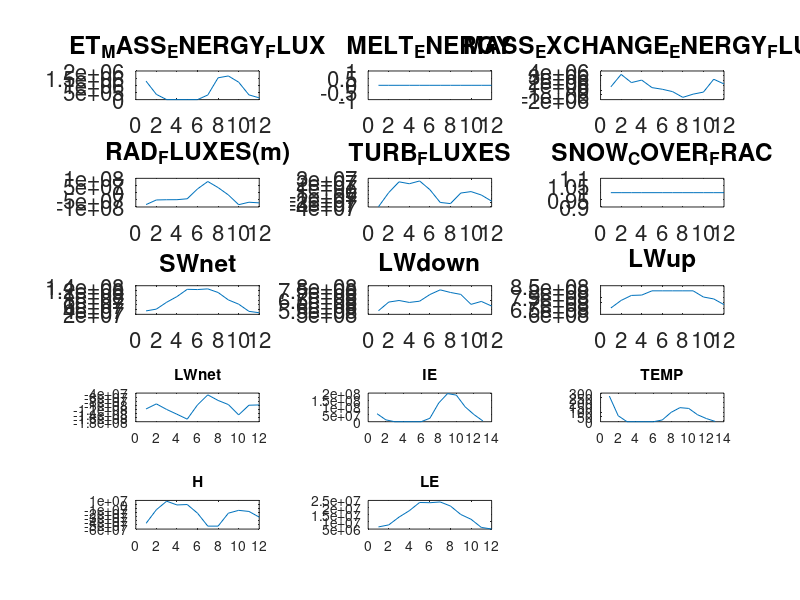

Here is the MATLAB script that generated this plot:
function TESTSCRIPT_SNOW_MODEL_TEST_DEC20

keyboard



PARS=parameter_constants;



%Snow precip (assuming liquid precip = 0)
%METDATAPRECsnow = [1,1,1,1,0,0,0,0,0,1,1,1]; %mm/day (liquid water equivalent)
METDATAPRECsnow = [3.50 6.50 2.80 3.70 0.90 0.30 0. 0. 1.40 1.40 4.60 2.50]; % unit mm/day liquid water equivalent, ERA5
% total precipitation = [3.50 6.70 3.30 4.20 1.40 2.0 0.90 0.90 3.70  1.80  4.90 2.50]% unit mm/day liquid water equivalent, ERA5
METDATAAIRtemp= [-5,-5,-5,-3,0,4,10,10,4,-2,-3,-5]; % celcius
deltat=365.25/12;
%Assume zero soil-snow flux

%SW MJ/m2/d
%./CARDAMOM_JPL/PYTHON/ERA5_API/ERA5_API_DOWNLOADER.py -o  ./DATA/ERA5/wyoming_snow_test.nc -v surface_solar_radiation_downwards  --year 2017  --month 01 02 03 04 05 06 07 08 09 10 11 12   --area 43 -111 44 -110    --monthly_average    --grid_size  1 1
METDATASWdown = [7.3381   11.5162   16.8397   21.9049   25.4404   28.4061   28.5217   24.6995   19.1908   12.8110    8.0631    5.7136];
%Lowngwave (MJ/m2/d)
METDATALWdown = [254, 266, 274, 286, 295, 335, 355, 360, 340, 326, 282, 254]*3600*24/1e6*1.02;
% LWdown =[22.3845   23.4420   24.1471   25.2046   25.9978   29.5229   31.2854   31.7261   29.9635   28.7297   24.8521   22.3845]
METDATALWup = [271, 283, 292, 305, 314, 357, 378, 383, 362, 347, 300, 271]*3600*24/1e6;
% LWup =[23.4144   24.4512   25.2288   26.3520   27.1296   30.8448   32.6592   33.0912   31.2768   29.9808   25.9200   23.4144]

% -------------------------
% downloaded from ERA5
%./CARDAMOM_JPL/PYTHON/ERA5_API/ERA5_API_DOWNLOADER.py -o ./RESEARCH/DATA/ERA5_API/wyoming_radiation_test.nc -v surface_net_solar_radiation surface_net_thermal_radiation surface_solar_radiation_downwards surface_thermal_radiation_downwards --year 2017 --month 01 02 03 04 05 06 07 08 09 10 11 12   --area 43.5 -110.5 43.5 -110.5 --monthly_average --grid_size 1 1

% unit covert from J/m2/day to MJ/m2/day  (/1e6)
 METDATASWdown = [7.5455    9.1782   15.4878   20.6763   27.3366   27.1438   27.7512   24.4484   17.6172   13.7335    7.1347    5.8443];
 METDATALWdown = [ 18.2143   21.2924   21.8513   21.1625   21.6022   23.9659   25.6225   24.7010   24.0173   20.4801   21.5173   19.8812];
 %netLWup  = LWup - LWdown
 %LWup = LWdown + netLWup
 %netLWup = [3.9281    3.0944    3.9953    4.7450    6.2141    5.6763    7.1693    7.3669    5.4266    4.9323    3.3277    3.2545];
 METDATALWnet=[3.9281    3.0944    3.9953    4.7450    6.2141    5.6763    7.1693    7.3669    5.4266    4.9323    3.3277    3.2545] ;
 METDATALWup = ( METDATALWnet +  METDATALWdown);

% in W/m2 /(3600*24)
% SWdown = [87.3325  106.2289  179.2574  239.3091  316.3962  314.1638  321.1939  282.9676  203.9033  158.9526   82.5774   67.6428];
% LWdown = [210.8138  246.4401  252.9088  244.9368  250.0251  277.3837  296.5569  285.8908  277.9777  237.0380  249.0425  230.1061];
% LWup = [45.4647   35.8150   46.2419   54.9189   71.9221   65.6975   82.9775   85.2654   62.8074   57.0869   38.5149   37.6683];
% ratio of netSW/SWdown = [0.6538    0.6533    0.6629    0.6566    0.6778  0.6924    0.8487    0.8718    0.8088    0.6811    0.6597    0.6552]

% snow variables
% snowcover=[99.9512   99.9512   99.9512   99.9512   99.9512   99.8947   11.3079     0   37.8159   94.7090   97.9974   99.9512]
% SWE=[0.2658    0.4133    0.5333    0.6217    0.6410    0.3495    0.0078     0    0.0105    0.0255    0.0953    0.1821]
% snowmelt=[0         0         0         0    0.0032    0.0173    0.0027         0    0.0008    0.0013         0         0]
 METDATAsnowsurft=[258.9934  265.2638  268.6025  268.8325  271.9822  273.0088  273.0925  273.1602  271.8199  267.3160  266.4712  262.0739];
METDATAskintemp=[259.4507  265.7600  269.7007  269.9660  274.7928  279.0397  286.2732  284.8947  278.5555  268.4642  266.9638  262.3272];
%-------------------------

% ET can be calculated offline
METDATAET = METDATASWdown * 0.01;%mm/day

%CONST.ant for now
%Changes in reality
%Shuang has snow albedo timeseries
CONST.albedo=0.85;

CONST.emissivity = 0.97;

%Aerodynamic resistance
fric_vel=0.1;
CONST.Hconductance= fric_vel/50;%m/s

CONST.air_density = 1;%kg/m3 %Function of ERA5 pressure/specific humidity/temperature
CONST.Cp=1004; %J/kg/K %specific heat of air at const pressure

%UNITS CHECK: Hconductance * ( delta_TEMP)*CONST.air_density *CONST.Cp 
%UNITS = J/m2/s



CONST.sigmaSB=5.67e-8;

DIAG.SWup=METDATASWdown*CONST.albedo;

DIAG.Rnet = METDATASWdown + METDATALWdown - DIAG.SWup - METDATALWup;

%"S" is state variable
%Snow SWE in Jan 1st  = 50 mm
%Units mm of liquid water
%1mm/m2 = 1kg H2O
%Meaning mm/m2 and kg can be used interchangeably.
SNOW_H2O(1) = 100;
%Snow temp initial condition (K)
SNOW_TEMP(1) = 268;





%E_tsw = M_tsw *c_i*T_tsw T_tsw = E_tsw/(c_i*M_tsw)13:34

%snow2energy= @(snowtemp) (1.0 - fliq) * cice * temp & + fliq * cliq * (temp - tsupercool_liq) 
%IE=(1.0 - fliq) * cice * temp & + fliq * cliq * (temp - tsupercool_liq) ;
%l = (\frac{Q_{tsw}-Q_{tsw0}}{Q_{tsw1}-Q_{tsw0}})13:40

FUNC.snow_fliq=@(snow_ie_pum, PARS) min(max((snow_ie_pum - PARS.IE_at_0C_solid )/ (PARS.IE_at_0C_liquid - PARS.IE_at_0C_solid),0),1);
%OVERLEAF FOR SNOW TEMP FUNCTION;
%Re-arrange from above equations
%Ensure snow_ie is per unit mass
FUNC.snow_temp=@(snow_ie,PARS) min(snow_ie/PARS.cice,PARS.tp);

    
 
%Arg 1. temp
%ARg 2. par struct 
%Arg 3. fliq
FUNC.snow2energy= @(snowtemp,PARS,fliq) (1.0 - fliq) * PARS.cice * snowtemp + fliq * PARS.cliq * (snowtemp - PARS.tsupercool_liq) ;

% **********************************************************************
% calculate aero conductance for sensible heat transfer (as a function of wind speed)
% Inputs:
 PARS.AERO.z=10;% Velocity reference height in meters
 PARS.AERO.h=0.03; % Characteristic roughness height in meters
 PARS.AERO.kappa=0.4; % von Karman's constant
 v10=[0.4817    0.9765    0.8134    0.5430    0.1999    0.5219    0.3391    0.2098    0.3396    0.4556    1.0371    0.4066];% Horizontal wind velocity at reference height (z) in m/s
 u10=[0.0191    0.7561    0.9194    0.7794    0.2525    0.5823    0.2504    0.3517    0.1578    0.4720    0.3309    0.3905];
 METDATA.ws10=sqrt(v10.^2+u10.^2);
 
%  ws2=v10*4.87/ln(67.8*10-5.42);% roughly ws2=0.75*ws10
 PARS.AERO.d=0.7*PARS.AERO.h; % Approximation for zero-plane displacement height
 PARS.AERO.z_0=0.1*PARS.AERO.h; % Approximation for momentum roughness height
% Outputs: Aerodynamic resistance in s/m
 FUNC.aeroconductance=@(PARS,ws10) (PARS.AERO.kappa^2.*ws10)/log((PARS.AERO.z-PARS.AERO.d)./PARS.AERO.z_0).^2;

% **********************************************************************

%Snow internal energy per unit snow (mm) * SNOW MASS
SNOW_IE(1) = FUNC.snow2energy(SNOW_TEMP(1), PARS, 0) * SNOW_H2O(1);


SNOW_LF(1)=FUNC.snow_fliq(SNOW_IE(1)/SNOW_H2O(1) , PARS);


disp('NEXT STEP: CHECK SNOW TEMP ROUTINE')
disp('internal energy per area vs internal energy per kg check')
keyboard

%dSWE/dt = PRECsnow - Sublimation - Melt


for m=1:12
    
    %Step 1. Add snow H2O contribution to snow pack
    %Note: rain goes straight to surface runoff, 
    %ASSUMPTION: liquid precip no interaction with snow energy balance.
    
    %One month timestep (adding snow in mm/month)
    %50mm
    %Assume all snow goes to snowpack
    SNOW_H2O(m+1) = SNOW_H2O(m) + METDATAPRECsnow (m)*deltat;
    
    %Step 2. NEXT STEP, calculate PRECsnow_IE
    %Re-analysis data includes snow:rain fraction
    %For now: assume snow is <= 0C
    %Energy per unit mass X mass
    %(J/m2/day)
    
    %Per unit snow area
    METDATALWup(m)=CONST.emissivity*min(METDATAskintemp(m),PARS.tp).^4*CONST.sigmaSB *24*3600*1e-6;%MJ/m2/d
%    METDATALWup(m)=CONST.emissivity*SNOW_TEMP(m).^4*CONST.sigmaSB *24*3600*1e-6;%MJ/m2/d
           LWUP(m) = METDATALWup(m)*1e6*deltat;


    %Radiative fluxes (J/m2/month)
        %Per unit snow area
        %Energy Loss = negative values

        SWNET(m)=METDATASWdown(m)*(1-CONST.albedo)*1e6*deltat;
        LWDOWN(m)=METDATALWdown(m)*CONST.emissivity*1e6*deltat;
        LWnet(m) = LWDOWN(m) -  LWUP(m);
        
    RAD_FLUXES(m)= SWNET(m) +LWnet(m);
    
    %Turbulent fluxes (ground to air flux = +ve)
    %J/m2/s
    %Convention = +ve flux upwards
    %npote : airtemp in celcius
    %H is in J/m2/month
        %Per unit snow area

        H(m) =CONST.Hconductance * (min(METDATAskintemp(m),PARS.tp) - (METDATAAIRtemp(m)+PARS.tp))*CONST.air_density *CONST.Cp *3600*24*deltat;
    
        %ET = mm/day
        %Evapotranspiration flux
        %J/m2/month
            %Per unit snow area

        LE(m) = METDATAET(m)*PARS.latent_heat_sub*CONST.air_density*deltat;
        
        %Turbulent fluxes
        %Convention = +ve flux upward
            %Per unit snow area

        TURB_FLUXES(m) = H(m) + LE(m);
        
    

       
       %ET units = mm/day
       %Water loss internal energy flux
           %Per unit snow area
       ET_MASS_ENERGY_FLUX(m) = METDATAET(m)* FUNC.snow2energy(SNOW_TEMP(m) ,PARS ,0)*deltat;
       
%Snow integrated flux (not per unit area)       
        SNOW_MASS_ENERGY_FLUX(m)= FUNC.snow2energy(min(METDATAAIRtemp(m)+PARS.tp, PARS.tp),PARS,0) *METDATAPRECsnow(m) ;
       
        %Surface met mass energy exchange  (excluding melt)
        %Snow input
        %ET 
        
                %Shunag has a few option option
        
        SNOW_COVER_FRAC(m)=double(SNOW_H2O(m)>30);
        SNOW_COVER_FRAC(m)=min(SNOW_H2O(m)/100,1);
        
        
%Assume we get 100% of new snow
%BUT ET scales with snow cover

        MASS_EXCHANGE_ENERGY_FLUXES(m) = SNOW_MASS_ENERGY_FLUX(m) - ET_MASS_ENERGY_FLUX(m)*SNOW_COVER_FRAC(m);
         

        
        
    %Track energy in Jules
    %CONTINUE FROM HERE (WHY IS IE NEGATIVE)?
    %SNOW_IE and MASS_EXCHANGE_ENERGY_FLUXES 
         SNOW_IE(m+1) = max(SNOW_IE(m) + MASS_EXCHANGE_ENERGY_FLUXES(m)+ (RAD_FLUXES(m) - TURB_FLUXES(m))*SNOW_COVER_FRAC(m),0);
         

         
         %Calculate temperature of snow after enegry exchange.
         if SNOW_H2O(m)>0;
         SNOW_TEMP(m+1) =  FUNC.snow_temp(SNOW_IE(m+1)/SNOW_H2O(m), PARS) ;
         %Snow LF correct for any temperature
         %FUNC.snow_fliq=@(snow_ie, PARS) min(max((snow_ie - PARS.IE_at_0C_solid )/ (PARS.IE_at_0C_liquid - PARS.IE_at_0C_solid),0),1);
      % If temp is above zero, snow LF calculation = 1
      % If temp is at zero, snow LF calculation = 0-1
      % If temp is below zero, snow LF calculation = 0
      %CONTINUE FROM HERE: check liquid fraction and internal energy
      
         SNOW_LF(m+1) =  FUNC.snow_fliq(SNOW_IE(m+1)/SNOW_H2O(m), PARS) ;
         

%         me%lt (m) = max(0, (snow_ie - snow_h2o * snow_ie_0C_all_ice));

                  %melt (m) = @(snow_ie,PARS) max(0, (snow_ie - PARS.IE_at_0C_solid));

         %units = SNOW_IE (J)
         %units =
         %
                 %MELT_ENERGY(m) =  max(0, (SNOW_IE(m+1) - SNOW_H2O(m) *PARS.IE_at_0C_solid));
                 
                 %MELT_IE = SNOW_IE - (1 - SNOW_LF) * SNOW_H2O * PARS.IE_0C_solid
                 
                 
                    MELT_ENERGY(m) = max(0, SNOW_IE(m+1)/SNOW_H2O(m) - (1 - SNOW_LF(m)) * SNOW_H2O(m) * PARS.IE_at_0C_solid);

                    
                    
                  MELT_MASS(m) =    SNOW_LF(m+1) * SNOW_H2O(m)  ;


                 
                %MELT(m) = (SNOW_TEMP(m)  -  PARS.tp) *PARS.cice * (SNOW_H2O(m)*(1-SNOW_LF(m));

         else
              SNOW_TEMP(m+1) = NaN;
              SNOW_LF(m+1) = NaN;
                     MELT_ENERGY(m) = 0;
                     MELT_MASS(m) = 0;

         end
         %Step 3. Cas
         

         
                 %Melt 
        %Mass flux
        %MELT_MASS_FLUX(m) = 
        %Energy flux
    %
         
         
    %    FUNC.snow2energy(SNOW_TEMP(m),PARS,

    %FUNC.snow_fliq
    
    %Snow melt at each timestep
    %TO DO NEXT:
    %Calculate melt as a function of change in liquid fraction
    %Calculate liquid fraction as a function of change in energy
    %"Melt" only occurs if SNOW_LF(t+1) - SNOW_LF(t) > 0;
    %"Re-Freezing" occurs if SNOW_LF(t+1) - SNOW_LF(t) < 0;
    %Option 1 = prognostically track SNOW_LF, but ALSO decide how much (if
    %not all) leaves snowpack
    %Option 2 = SNOW_LF is always zero (so snow is drained/dry at
    %begining of each iteration), so no refreezing.
    
    
    
      
    %Snow H2O balance
    SNOW_H2O(m+1) =SNOW_H2O(m) + METDATAPRECsnow(m)*deltat  - METDATAET(m) - MELT_MASS(m);
    
                      SNOW_IE(m+1) = max(SNOW_IE(m+1) - MELT_ENERGY(m),0);

    %Snow internal energy
    %SNOW_IE(m+1) =SNOW_IE(m) + 
    
end


figure(1);clf;
subplot(5,3,1);plot(ET_MASS_ENERGY_FLUX);title('ET_MASS_ENERGY_FLUX')
subplot(5,3,2);plot(MELT_ENERGY);title('MELT_ENERGY');
subplot(5,3,3);plot(MASS_EXCHANGE_ENERGY_FLUXES);title('MASS_EXCHANGE_ENERGY_FLUXES')
subplot(5,3,4);plot(RAD_FLUXES);title('RAD_FLUXES(m)')
subplot(5,3,5);plot(TURB_FLUXES);title('TURB_FLUXES')
subplot(5,3,6);plot(SNOW_COVER_FRAC);title('SNOW_COVER_FRAC')
subplot(5,3,7);plot(SWNET);title('SWnet');
subplot(5,3,8);plot(LWDOWN);title('LWdown');
subplot(5,3,9);plot(LWUP);title('LWup');
subplot(5,3,10);plot(LWnet);title('LWnet');
subplot(5,3,11);plot(SNOW_IE);title('IE');
subplot(5,3,12);plot(SNOW_TEMP);title('TEMP');
subplot(5,3,13);plot(H);title('H');
subplot(5,3,14);plot(LE);title('LE');



for s=1:9;subplot(5,3,s);set(gca,'FontSize',16);end

+ (RAD_FLUXES(m) - TURB_FLUXES(m))*SNOW_COVER_FRAC(m);




keyboard


end


function PARS=parameter_constants




%SNOW_ENERGY = wmass * ( (1.0 - fliq) * cice * temp & + fliq * cliq * (temp - tsupercool_liq) )
%Snow energy per mm SWE (which means energy/mm/m2)
PARS.cice = 2.093e3;% ! Ice specific heat (Ci) [ J/kg/K]13:34
PARS.cliq = 4.186e3; % ! Liquid water specific heat (Cl) [ J/kg/K]
%     tsupercool_liq = t3ple - (uiicet3 + alli ) * cliqi13:54
%     temp = uint * cliqi + tsupercool_liq13:53

PARS.tp = 273.16; %triple-point temp.
PARS.latent_heat_fusion = 334000; % J/kg
PARS.latent_heat_vap=2.5e6;%J/kg
%Note: latent heat of vaporization is (more accurately) 
%True for any temperature (simplification: not a function of temperature);
%E..g. look at ED2 or Williams et al., (2012) for linear temp dependence
%Climate and vegetation controls on the surface water balance: Synthesis of evapotranspiration measured across a global network of flux towers
PARS.latent_heat_sub=PARS.latent_heat_fusion + PARS.latent_heat_vap;%J/kg
PARS.IE_at_0C_solid=PARS.cice*PARS.tp;
PARS.IE_at_0C_liquid=PARS.cice*PARS.tp + PARS.latent_heat_fusion;
PARS.tsupercool_liq =  PARS.tp  - (PARS.IE_at_0C_liquid)/PARS.cliq; %[K];

end


%This can be the CARDAMOM_wide temp calculation
%Adapt for dry soil heat capacity
%Look at Longo overleaf or ED2 fortran code for dry soil stuff.


%Alternative form here
%FUNC.snow_temp=@(snow_ie,PARS) min(snow_ie/PARS.cice,PARS.tp);


function temp_all=snow_temp(snow_ie,PARS)


for n=1:numel(snow_ie)
if snow_ie(n)>PARS.IE_at_0C_liquid


    temp=(snow_ie(n))./PARS.cliq + PARS.tsupercool_liq;
    
elseif snow_ie(n)<PARS.IE_at_0C_solid
    
    
        temp=(snow_ie(n))./PARS.cice;

else
    temp=PARS.tp;
end

temp_all(n)=temp;

end

end

